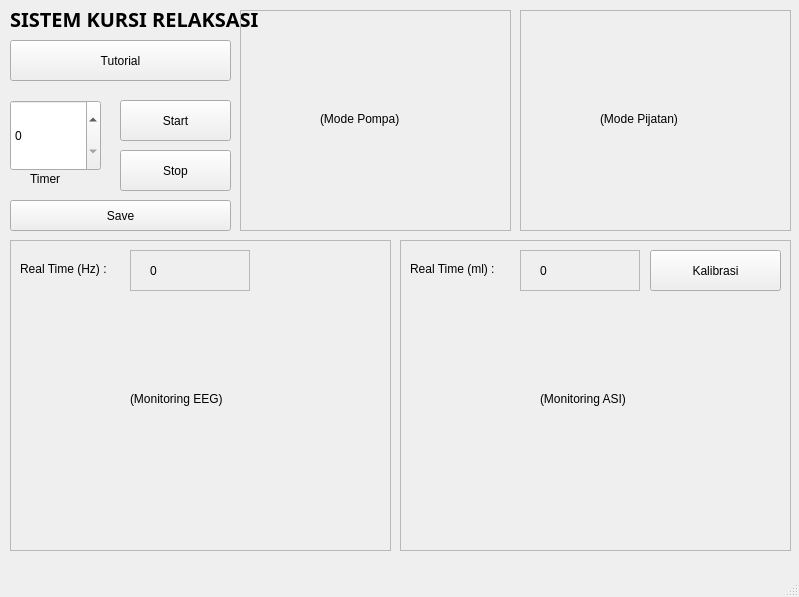
<?xml version="1.0" encoding="UTF-8"?>
<ui version="4.0">
 <class>MainWindow</class>
 <widget class="QMainWindow" name="MainWindow">
  <property name="geometry">
   <rect>
    <x>0</x>
    <y>0</y>
    <width>799</width>
    <height>597</height>
   </rect>
  </property>
  <property name="windowTitle">
   <string>MainWindow</string>
  </property>
  <widget class="QWidget" name="centralwidget">
   <widget class="QLabel" name="label">
    <property name="geometry">
     <rect>
      <x>10</x>
      <y>10</y>
      <width>251</width>
      <height>17</height>
     </rect>
    </property>
    <property name="font">
     <font>
      <family>Ubuntu Mono</family>
      <pointsize>15</pointsize>
      <weight>75</weight>
      <bold>true</bold>
     </font>
    </property>
    <property name="text">
     <string>SISTEM KURSI RELAKSASI</string>
    </property>
   </widget>
   <widget class="QLabel" name="label_2">
    <property name="geometry">
     <rect>
      <x>80</x>
      <y>50</y>
      <width>67</width>
      <height>17</height>
     </rect>
    </property>
    <property name="text">
     <string/>
    </property>
   </widget>
   <widget class="QPushButton" name="tutorialButton">
    <property name="geometry">
     <rect>
      <x>10</x>
      <y>40</y>
      <width>221</width>
      <height>41</height>
     </rect>
    </property>
    <property name="text">
     <string>Tutorial</string>
    </property>
   </widget>
   <widget class="QSpinBox" name="timeSpinBox">
    <property name="geometry">
     <rect>
      <x>10</x>
      <y>100</y>
      <width>91</width>
      <height>71</height>
     </rect>
    </property>
    <property name="sizePolicy">
     <sizepolicy hsizetype="Minimum" vsizetype="Fixed">
      <horstretch>0</horstretch>
      <verstretch>0</verstretch>
     </sizepolicy>
    </property>
   </widget>
   <widget class="QPushButton" name="startButton">
    <property name="geometry">
     <rect>
      <x>120</x>
      <y>100</y>
      <width>111</width>
      <height>41</height>
     </rect>
    </property>
    <property name="text">
     <string>Start</string>
    </property>
   </widget>
   <widget class="QPushButton" name="saveButton">
    <property name="geometry">
     <rect>
      <x>10</x>
      <y>200</y>
      <width>221</width>
      <height>31</height>
     </rect>
    </property>
    <property name="text">
     <string>Save</string>
    </property>
   </widget>
   <widget class="QPushButton" name="stopButton">
    <property name="geometry">
     <rect>
      <x>120</x>
      <y>150</y>
      <width>111</width>
      <height>41</height>
     </rect>
    </property>
    <property name="text">
     <string>Stop</string>
    </property>
   </widget>
   <widget class="QFrame" name="frame">
    <property name="geometry">
     <rect>
      <x>520</x>
      <y>10</y>
      <width>271</width>
      <height>221</height>
     </rect>
    </property>
    <property name="frameShape">
     <enum>QFrame::StyledPanel</enum>
    </property>
    <property name="frameShadow">
     <enum>QFrame::Raised</enum>
    </property>
    <widget class="QLabel" name="label_3">
     <property name="geometry">
      <rect>
       <x>80</x>
       <y>100</y>
       <width>101</width>
       <height>17</height>
      </rect>
     </property>
     <property name="text">
      <string>(Mode Pijatan)</string>
     </property>
    </widget>
   </widget>
   <widget class="QFrame" name="frame_2">
    <property name="geometry">
     <rect>
      <x>10</x>
      <y>240</y>
      <width>381</width>
      <height>311</height>
     </rect>
    </property>
    <property name="frameShape">
     <enum>QFrame::StyledPanel</enum>
    </property>
    <property name="frameShadow">
     <enum>QFrame::Raised</enum>
    </property>
    <widget class="QLabel" name="label_4">
     <property name="geometry">
      <rect>
       <x>120</x>
       <y>150</y>
       <width>121</width>
       <height>17</height>
      </rect>
     </property>
     <property name="text">
      <string>(Monitoring EEG)</string>
     </property>
    </widget>
    <widget class="QLabel" name="label_8">
     <property name="geometry">
      <rect>
       <x>10</x>
       <y>20</y>
       <width>111</width>
       <height>17</height>
      </rect>
     </property>
     <property name="text">
      <string>Real Time (Hz) :</string>
     </property>
    </widget>
    <widget class="QFrame" name="frame_5">
     <property name="geometry">
      <rect>
       <x>120</x>
       <y>10</y>
       <width>120</width>
       <height>41</height>
      </rect>
     </property>
     <property name="frameShape">
      <enum>QFrame::StyledPanel</enum>
     </property>
     <property name="frameShadow">
      <enum>QFrame::Raised</enum>
     </property>
     <widget class="QLabel" name="realtimeEEG">
      <property name="geometry">
       <rect>
        <x>20</x>
        <y>10</y>
        <width>71</width>
        <height>21</height>
       </rect>
      </property>
      <property name="text">
       <string>0</string>
      </property>
     </widget>
    </widget>
   </widget>
   <widget class="QFrame" name="frame_3">
    <property name="geometry">
     <rect>
      <x>400</x>
      <y>240</y>
      <width>391</width>
      <height>311</height>
     </rect>
    </property>
    <property name="frameShape">
     <enum>QFrame::StyledPanel</enum>
    </property>
    <property name="frameShadow">
     <enum>QFrame::Raised</enum>
    </property>
    <widget class="QLabel" name="label_5">
     <property name="geometry">
      <rect>
       <x>140</x>
       <y>150</y>
       <width>121</width>
       <height>17</height>
      </rect>
     </property>
     <property name="text">
      <string>(Monitoring ASI)</string>
     </property>
    </widget>
    <widget class="QLabel" name="label_7">
     <property name="geometry">
      <rect>
       <x>10</x>
       <y>20</y>
       <width>111</width>
       <height>17</height>
      </rect>
     </property>
     <property name="text">
      <string>Real Time (ml) :</string>
     </property>
    </widget>
    <widget class="QFrame" name="frame_4">
     <property name="geometry">
      <rect>
       <x>120</x>
       <y>10</y>
       <width>120</width>
       <height>41</height>
      </rect>
     </property>
     <property name="frameShape">
      <enum>QFrame::StyledPanel</enum>
     </property>
     <property name="frameShadow">
      <enum>QFrame::Raised</enum>
     </property>
     <widget class="QLabel" name="realtimeASI">
      <property name="geometry">
       <rect>
        <x>20</x>
        <y>10</y>
        <width>71</width>
        <height>21</height>
       </rect>
      </property>
      <property name="text">
       <string>0</string>
      </property>
     </widget>
    </widget>
    <widget class="QPushButton" name="tareButton">
     <property name="geometry">
      <rect>
       <x>250</x>
       <y>10</y>
       <width>131</width>
       <height>41</height>
      </rect>
     </property>
     <property name="text">
      <string>Kalibrasi</string>
     </property>
    </widget>
   </widget>
   <widget class="QFrame" name="frame_6">
    <property name="geometry">
     <rect>
      <x>240</x>
      <y>10</y>
      <width>271</width>
      <height>221</height>
     </rect>
    </property>
    <property name="frameShape">
     <enum>QFrame::StyledPanel</enum>
    </property>
    <property name="frameShadow">
     <enum>QFrame::Raised</enum>
    </property>
    <widget class="QLabel" name="label_6">
     <property name="geometry">
      <rect>
       <x>80</x>
       <y>100</y>
       <width>101</width>
       <height>17</height>
      </rect>
     </property>
     <property name="text">
      <string>(Mode Pompa)</string>
     </property>
    </widget>
   </widget>
   <widget class="QLabel" name="timerLabel">
    <property name="geometry">
     <rect>
      <x>30</x>
      <y>170</y>
      <width>41</width>
      <height>17</height>
     </rect>
    </property>
    <property name="text">
     <string>Timer</string>
    </property>
   </widget>
   <zorder>frame</zorder>
   <zorder>label</zorder>
   <zorder>label_2</zorder>
   <zorder>tutorialButton</zorder>
   <zorder>timeSpinBox</zorder>
   <zorder>startButton</zorder>
   <zorder>saveButton</zorder>
   <zorder>stopButton</zorder>
   <zorder>frame_2</zorder>
   <zorder>frame_3</zorder>
   <zorder>frame_6</zorder>
   <zorder>timerLabel</zorder>
  </widget>
  <widget class="QMenuBar" name="menubar">
   <property name="geometry">
    <rect>
     <x>0</x>
     <y>0</y>
     <width>799</width>
     <height>22</height>
    </rect>
   </property>
  </widget>
  <widget class="QStatusBar" name="statusbar"/>
 </widget>
 <resources/>
 <connections/>
</ui>
